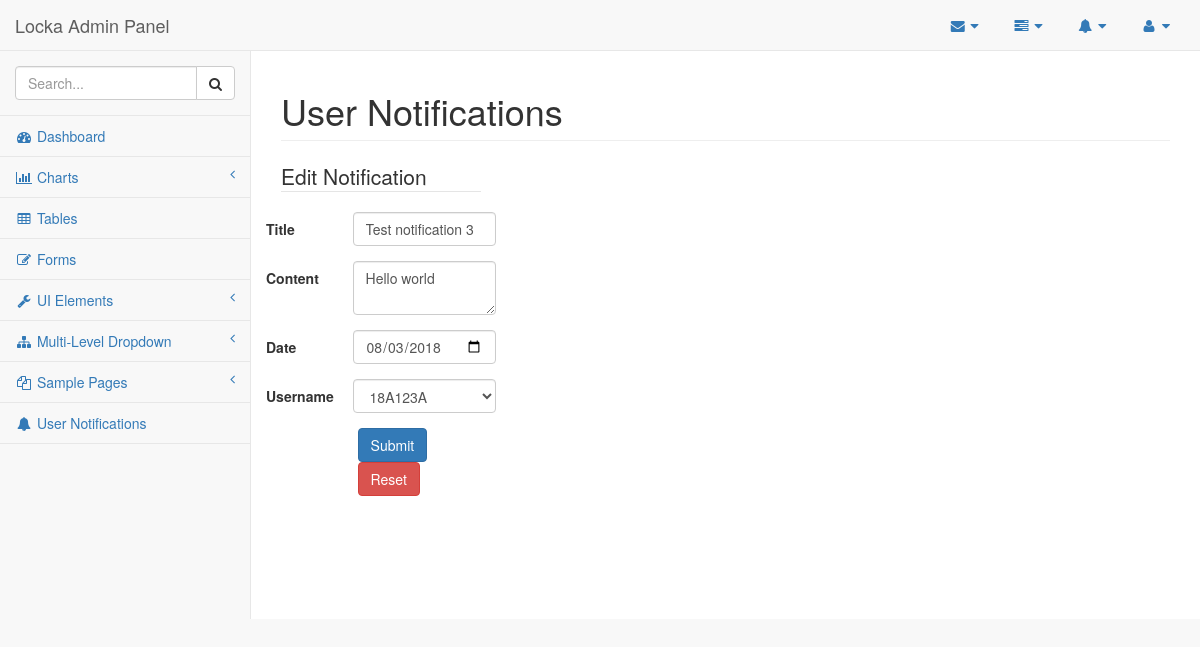
/updateNotifications/getNotification/7, run on the app's committed database.
### tables this page shows
CREATE TABLE IF NOT EXISTS `tbl_notifications` (
  `ID` int(11) NOT NULL AUTO_INCREMENT,
  `Username` varchar(12) NOT NULL,
  `Title` varchar(255) NOT NULL,
  `Content` varchar(255) NOT NULL,
  `Is_Read` tinyint(4) NOT NULL DEFAULT '0',
  `Is_Deleted` varchar(45) NOT NULL DEFAULT '0',
  `Create_By` varchar(12) NOT NULL DEFAULT 'SYS_ADMIN',
  `Create_Date` date NOT NULL,
  PRIMARY KEY (`ID`)
);

### application/controllers/updateNotifications.php (called while the page is built, shortened)
<?php
    class updateNotifications extends CI_Controller
    {
        public function __construct()
        {
            $this->load->library('session');
            $this->load->helper('form');
            $this->load->helper('url');
            $this->load->database();
            $this->load->library('form_validation');
            $this->load->model('updatenotificationmodel');
        }
        function getNotification($ID){
            $this->load->model('updatenotificationmodel');
            $data['notificationrecord'] = $this->updatenotificationmodel->get_notification($ID);
            $data['notificationuser'] = $this->updatenotificationmodel->get_user();
            $data['userrlist'] = $this->updatenotificationmodel->get_user();
            $this->load->view('updateNotifications', $data);
        }
    }
?>

### index.php (called while the page is built, shortened)
<?php
require_once BASEPATH.'core/CodeIgniter.php';

### application/models/updatenotificationmodel.php (called while the page is built, shortened)
<?php
            class updatenotificationmodel extends CI_Model
            {
                function get_notification($ID)
                {
                    $this->db->where('ID', $ID);
                    $this->db->from('tbl_notifications');
                    $query = $this->db->get();
                    return $query->row();
                }
                function get_user()
                {
                    $this->db->select('username');
                    $this->db->from('tbl_users');
                    $this->db->where('username != "Admin"');
                    $query = $this->db->get();
                    $result = $query->result_array();
                    return $result;
                }
            }
?>

### application/views/updateNotifications.php (the view, shortened to what this page needs)
<!DOCTYPE html>
<html lang="en">
<head>
    <link href="<?php echo base_url()?>assets/Admin-BS/vendor/bootstrap/css/bootstrap.min.css" rel="stylesheet">
    <link href="<?php echo base_url()?>assets/Admin-BS/vendor/metisMenu/metisMenu.min.css" rel="stylesheet">
    <link href="<?php echo base_url()?>assets/Admin-BS/dist/css/sb-admin-2.css" rel="stylesheet">
    <link href="<?php echo base_url()?>assets/Admin-BS/vendor/morrisjs/morris.css" rel="stylesheet">
    <link href="<?php echo base_url()?>assets/Admin-BS/vendor/font-awesome/css/font-awesome.min.css" rel="stylesheet" type="text/css">
</head>
<body>
    <div id="wrapper">
        <nav class="navbar navbar-default navbar-static-top" role="navigation" style="margin-bottom: 0">
            <div class="navbar-header">
                <a class="navbar-brand" href="index.html">Locka Admin Panel</a>
            </div>
            <ul class="nav navbar-top-links navbar-right">
                <li class="dropdown">
                    <a class="dropdown-toggle" data-toggle="dropdown" href="#">
                        <i class="fa fa-envelope fa-fw"></i> <i class="fa fa-caret-down"></i>
                    </a>
                </li>
                <li class="dropdown">
                    <a class="dropdown-toggle" data-toggle="dropdown" href="#">
                        <i class="fa fa-tasks fa-fw"></i> <i class="fa fa-caret-down"></i>
                    </a>
                </li>
                <li class="dropdown">
                    <a class="dropdown-toggle" data-toggle="dropdown" href="#">
                        <i class="fa fa-bell fa-fw"></i> <i class="fa fa-caret-down"></i>
                    </a>
                </li>
                <li class="dropdown">
                    <a class="dropdown-toggle" data-toggle="dropdown" href="#">
                        <i class="fa fa-user fa-fw"></i> <i class="fa fa-caret-down"></i>
                    </a>
                </li>
            </ul>
            <div class="navbar-default sidebar" role="navigation">
                <div class="sidebar-nav navbar-collapse">
                    <ul class="nav" id="side-menu">
                        <li class="sidebar-search">
                            <div class="input-group custom-search-form">
                                <input type="text" class="form-control" placeholder="Search...">
                                <span class="input-group-btn">
                                <button class="btn btn-default" type="button">
                                    <i class="fa fa-search"></i>
                                </button>
                            </span>
                            </div>
                        </li>
                        <li>
                            <a href="index.html"><i class="fa fa-dashboard fa-fw"></i> Dashboard</a>
                        </li>
                        <li>
                            <a href="#"><i class="fa fa-bar-chart-o fa-fw"></i> Charts<span class="fa arrow"></span></a>
                        </li>
                        <li>
                            <a href="tables.html"><i class="fa fa-table fa-fw"></i> Tables</a>
                        </li>
                        <li>
                            <a href="forms.html"><i class="fa fa-edit fa-fw"></i> Forms</a>
                        </li>
                        <li>
                            <a href="#"><i class="fa fa-wrench fa-fw"></i> UI Elements<span class="fa arrow"></span></a>
                        </li>
                        <li>
                            <a href="#"><i class="fa fa-sitemap fa-fw"></i> Multi-Level Dropdown<span class="fa arrow"></span></a>
                        </li>
                        <li>
                            <a href="#"><i class="fa fa-files-o fa-fw"></i> Sample Pages<span class="fa arrow"></span></a>
                        </li>
                        <li>
                            <a href="AdminNotifications"><i class="fa fa-bell fa-fw"></i> User Notifications</a>
                        </li>
                    </ul>
                </div>
            </div>
        </nav>
        <div id="page-wrapper">
            <div class="row">
                <div class="col-lg-12">
                    <h1 class="page-header">User Notifications</h1>
                </div>
            </div>
                <div class="row">
                    <div class="col-lg-3 col-md-6">
                    <legend>Edit Notification</legend>
                        <?php
                        $attributes = array("class" => "form-horizontal", "id" => "notificationform", "name" => "notificationform");
                        echo form_open("updateNotifications/updateNotification/".$notificationrecord->ID, $attributes);?>
                        <fieldset>
                        <div class="form-group">
                            <div class="row colbox">
                                <div class="col-lg-4 col-sm-4">
                                    <label for="Title" class="control-label">Title</label>
                                </div>
                                <div class="col-lg-8 col-sm-8">
                                    <input id="Title" name="Title" type="text" class="form-control" value="<?php echo $notificationrecord->Title; ?>" required/>
                                </div>
                            </div>
                        </div>
                        <div class="form-group">
                            <div class="row colbox">
                                <div class="col-lg-4 col-sm-4">
                                    <label for="Content" class="control-label">Content</label>
                                </div>
                                <div class="col-lg-8 col-sm-8">
                                    <textarea id="Content" name="Content" type="text" class="form-control" required><?php echo $notificationrecord->Content; ?></textarea>
                                </div>
                            </div>
                        </div>
                        <div class="form-group">
                            <div class="row colbox">
                                <div class="col-lg-4 col-sm-4">
                                    <label for="Create_Date" class="control-label">Date</label>
                                </div>
                                <div class="col-lg-8 col-sm-8">
                                    <input id="Create_Date" name="Create_Date" type="date" class="form-control" value="<?php echo $notificationrecord->Create_Date; ?>" required/>
                                </div>
                            </div>
                        </div>
                        <div class="form-group">
                            <div class="row colbox">
                                <div class="col-lg-4 col-sm-4">
                                    <label for="Username" class="control-label">Username</label>
                                </div>
                                <div class="col-lg-8 col-sm-8">
                                <select id="Username" name="Username" class="form-control" value="<?php echo $notificationuser->Username; ?>" required>
                                <?php foreach ($userrlist as $row)
                                  { ?>
                                    <option value="<?php echo $row['username'] ?>"> <?php echo $row['username'] ?></option>";
                                  <?php }
                                    ?>
                                </select>
                                </div>
                            </div>
                        </div>
                        <div class="form-group">
                            <div class="col-sm-offset-4 col-lg-8 col-sm-8 text-left">
                                <input id="btn_submit" name="btn_submit" type="submit" class="btn btn-primary" value="Submit"/>
                                <input id="btn_reset" name="btn_reset" type="reset" class="btn btn-danger" value="Reset" />
                            </div>
                        </div>
                        </fieldset>
                        </form>
                        </div>
                    </div>
            </div>
        </div>
</body>
</html>

### data on the page
tbl_notifications: Title "Test notification 3", Content "Hello world", Create_Date "08/03/2018"

### other printed values
form field Username "18A123A"
